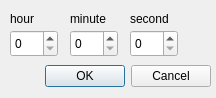
<?xml version="1.0" encoding="UTF-8"?>
<ui version="4.0">
 <class>CountdownFromTheMiddle</class>
 <widget class="QDialog" name="CountdownFromTheMiddle">
  <property name="geometry">
   <rect>
    <x>0</x>
    <y>0</y>
    <width>216</width>
    <height>98</height>
   </rect>
  </property>
  <property name="windowTitle">
   <string>FromTheMiddle</string>
  </property>
  <widget class="QDialogButtonBox" name="buttonBox">
   <property name="geometry">
    <rect>
     <x>10</x>
     <y>60</y>
     <width>201</width>
     <height>32</height>
    </rect>
   </property>
   <property name="orientation">
    <enum>Qt::Horizontal</enum>
   </property>
   <property name="standardButtons">
    <set>QDialogButtonBox::Cancel|QDialogButtonBox::Ok</set>
   </property>
  </widget>
  <widget class="QSpinBox" name="hour">
   <property name="geometry">
    <rect>
     <x>10</x>
     <y>30</y>
     <width>48</width>
     <height>27</height>
    </rect>
   </property>
  </widget>
  <widget class="QTimeSpinBox" name="minute">
   <property name="geometry">
    <rect>
     <x>70</x>
     <y>30</y>
     <width>48</width>
     <height>27</height>
    </rect>
   </property>
  </widget>
  <widget class="QTimeSpinBox" name="second">
   <property name="geometry">
    <rect>
     <x>130</x>
     <y>30</y>
     <width>48</width>
     <height>27</height>
    </rect>
   </property>
  </widget>
  <widget class="QLabel" name="label">
   <property name="geometry">
    <rect>
     <x>10</x>
     <y>10</y>
     <width>41</width>
     <height>17</height>
    </rect>
   </property>
   <property name="text">
    <string>hour</string>
   </property>
  </widget>
  <widget class="QLabel" name="label_2">
   <property name="geometry">
    <rect>
     <x>70</x>
     <y>10</y>
     <width>51</width>
     <height>17</height>
    </rect>
   </property>
   <property name="text">
    <string>minute</string>
   </property>
  </widget>
  <widget class="QLabel" name="label_3">
   <property name="geometry">
    <rect>
     <x>130</x>
     <y>10</y>
     <width>67</width>
     <height>17</height>
    </rect>
   </property>
   <property name="text">
    <string>second</string>
   </property>
  </widget>
 </widget>
 <customwidgets>
  <customwidget>
   <class>QTimeSpinBox</class>
   <extends>QSpinBox</extends>
   <header>qtimespinbox.h</header>
  </customwidget>
 </customwidgets>
 <resources/>
 <connections>
  <connection>
   <sender>buttonBox</sender>
   <signal>accepted()</signal>
   <receiver>CountdownFromTheMiddle</receiver>
   <slot>accept()</slot>
   <hints>
    <hint type="sourcelabel">
     <x>248</x>
     <y>254</y>
    </hint>
    <hint type="destinationlabel">
     <x>157</x>
     <y>274</y>
    </hint>
   </hints>
  </connection>
  <connection>
   <sender>buttonBox</sender>
   <signal>rejected()</signal>
   <receiver>CountdownFromTheMiddle</receiver>
   <slot>reject()</slot>
   <hints>
    <hint type="sourcelabel">
     <x>316</x>
     <y>260</y>
    </hint>
    <hint type="destinationlabel">
     <x>286</x>
     <y>274</y>
    </hint>
   </hints>
  </connection>
 </connections>
</ui>
